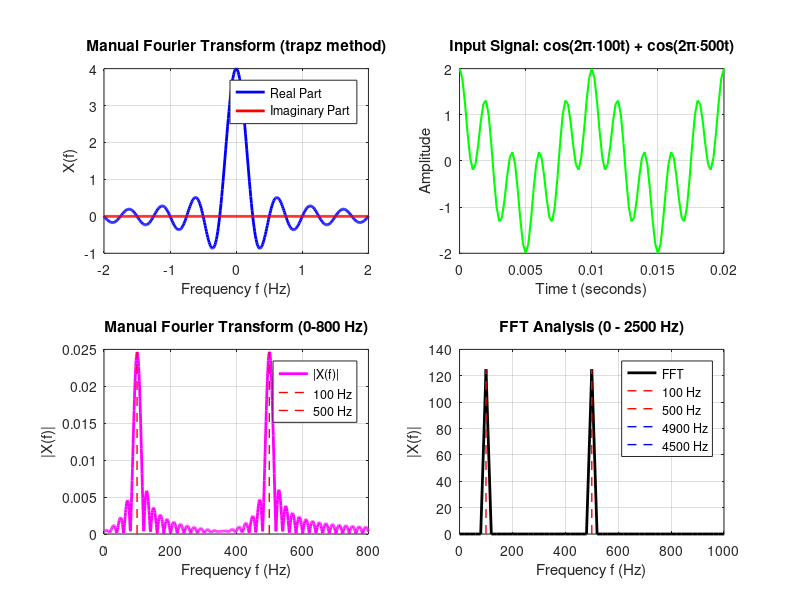

The MATLAB source for this figure: (Note: this script raises an error after producing the figure.)
% Exercise 2: Multiple Frequency Signals - Fourier Analysis
% Analysis of signals with multiple frequency components
clear; close all; clc;

% Method 1: Manual Fourier Transform using trapz (Integration)
fprintf('\n--- Method 1: Manual Fourier Transform ---\n');

% Define time vector
t = -2:0.01:2;
fprintf('Time vector: %.2f to %.2f seconds\n', min(t), max(t));

% Manual Fourier Transform calculation
k = 0;
frequencies = -5:0.01:5;  % Frequency range from -5 Hz to 5 Hz
X_manual = zeros(size(frequencies));

for f = frequencies
    k = k + 1;
    % Fourier Transform formula: ∫x(t)e^(-j2πft)dt
    X_manual(k) = trapz(t, exp(-j*2*pi*f*t));
end

% Plot manual Fourier Transform
figure('Position', [100, 100, 1200, 800]);

subplot(2,2,1);
plot(frequencies, real(X_manual), 'b-', 'LineWidth', 2);
hold on;
plot(frequencies, imag(X_manual), 'r-', 'LineWidth', 2);
title('Manual Fourier Transform (trapz method)');
xlabel('Frequency f (Hz)');
ylabel('X(f)');
legend('Real Part', 'Imaginary Part', 'Location', 'best');
grid on;
xlim([-2, 2]);

% Method 2: Multiple Frequency Signal Analysis
fprintf('\n--- Method 2: Multiple Frequency Signal ---\n');

% Parameters for multiple frequency signal
N = 250;                    % Number of samples
ts = 0.0002;               % Sampling time (seconds)
deltaf = 1/(N*ts);         % Frequency resolution

% Create time vector
t_multiple = [0:N-1]*ts;
fprintf('Sampling frequency: %.1f Hz\n', 1/ts);
fprintf('Frequency resolution: %.2f Hz\n', deltaf);

% Create signal with two frequency components
x = cos(2*pi*100*t_multiple) + cos(2*pi*500*t_multiple);
fprintf('Signal contains: 100 Hz + 500 Hz components\n');

% Plot input signal
subplot(2,2,2);
plot(t_multiple, x, 'g-', 'LineWidth', 1.5);
title('Input Signal: cos(2π·100t) + cos(2π·500t)');
xlabel('Time t (seconds)');
ylabel('Amplitude');
grid on;
xlim([0, 0.02]);  % Show first 20ms

% Method 3: Manual FT for multiple frequency signal
fprintf('\n--- Method 3: Manual FT for Multiple Frequencies ---\n');

k = 0;
f_range = 0:1:800;        % Frequency range from 0 to 800 Hz
X_multiple = zeros(size(f_range));

for f = f_range
    k = k + 1;
    % Fourier Transform of our multiple frequency signal
    X_multiple(k) = trapz(t_multiple, x .* exp(-j*2*pi*f*t_multiple));
end

% Plot manual FT result
subplot(2,2,3);
plot(f_range, abs(X_multiple), 'm-', 'LineWidth', 2);
title('Manual Fourier Transform (0-800 Hz)');
xlabel('Frequency f (Hz)');
ylabel('|X(f)|');
grid on;
xlim([0, 800]);

% Mark expected frequency peaks
hold on;
plot([100, 100], [0, max(abs(X_multiple))], 'r--', 'LineWidth', 1);
plot([500, 500], [0, max(abs(X_multiple))], 'r--', 'LineWidth', 1);
legend('|X(f)|', '100 Hz', '500 Hz', 'Location', 'best');

% Method 4: FFT Analysis (Fast Fourier Transform)
fprintf('\n--- Method 4: FFT Analysis ---\n');

% Compute FFT
Xf = fft(x);                    % Fast Fourier Transform
f_fft = [0:N-1] * deltaf;       % Frequency vector for FFT

% Plot FFT result
subplot(2,2,4);
plot(f_fft, abs(Xf), 'k-', 'LineWidth', 2);
title('FFT Analysis (0 - 2500 Hz)');
xlabel('Frequency f (Hz)');
ylabel('|X(f)|');
grid on;
xlim([0, 1000]);  % Focus on relevant frequency range

% Mark expected peaks and aliases
hold on;
plot([100, 100], [0, max(abs(Xf))], 'r--', 'LineWidth', 1);
plot([500, 500], [0, max(abs(Xf))], 'r--', 'LineWidth', 1);

% Calculate and mark aliasing frequencies
fs = 1/ts;  % Sampling frequency = 5000 Hz
alias_100 = fs - 100;   % 4900 Hz
alias_500 = fs - 500;   % 4500 Hz

plot([alias_100, alias_100], [0, max(abs(Xf))], 'b--', 'LineWidth', 1);
plot([alias_500, alias_500], [0, max(abs(Xf))], 'b--', 'LineWidth', 1);

legend('FFT', '100 Hz', '500 Hz', '4900 Hz', '4500 Hz', 'Location', 'best');

sgtitle('Multiple Frequency Signals - Fourier Analysis Methods');

% Display Key Insights
fprintf('\n=== KEY INSIGHTS ===\n');
fprintf('1. Manual Integration (trapz): Direct implementation of FT formula\n');
fprintf('2. Multiple Frequencies: Signal contains 100 Hz + 500 Hz\n');
fprintf('3. FFT shows 4 peaks: 100 Hz, 500 Hz + aliases at %d Hz and %d Hz\n', alias_500, alias_100);
fprintf('4. Aliasing occurs due to periodic nature of DFT/FFT\n');
fprintf('5. Nyquist frequency: %.1f Hz (half of sampling frequency)\n', fs/2);

fprintf('\n=== TECHNICAL DETAILS ===\n');
fprintf('Sampling frequency (fs): %.1f Hz\n', fs);
fprintf('Nyquist frequency (fs/2): %.1f Hz\n', fs/2);
fprintf('Signal frequencies: 100 Hz and 500 Hz\n');
fprintf('Alias frequencies: %.1f Hz and %.1f Hz\n', alias_500, alias_100);
fprintf('All frequencies below Nyquist are valid, above are aliases\n');